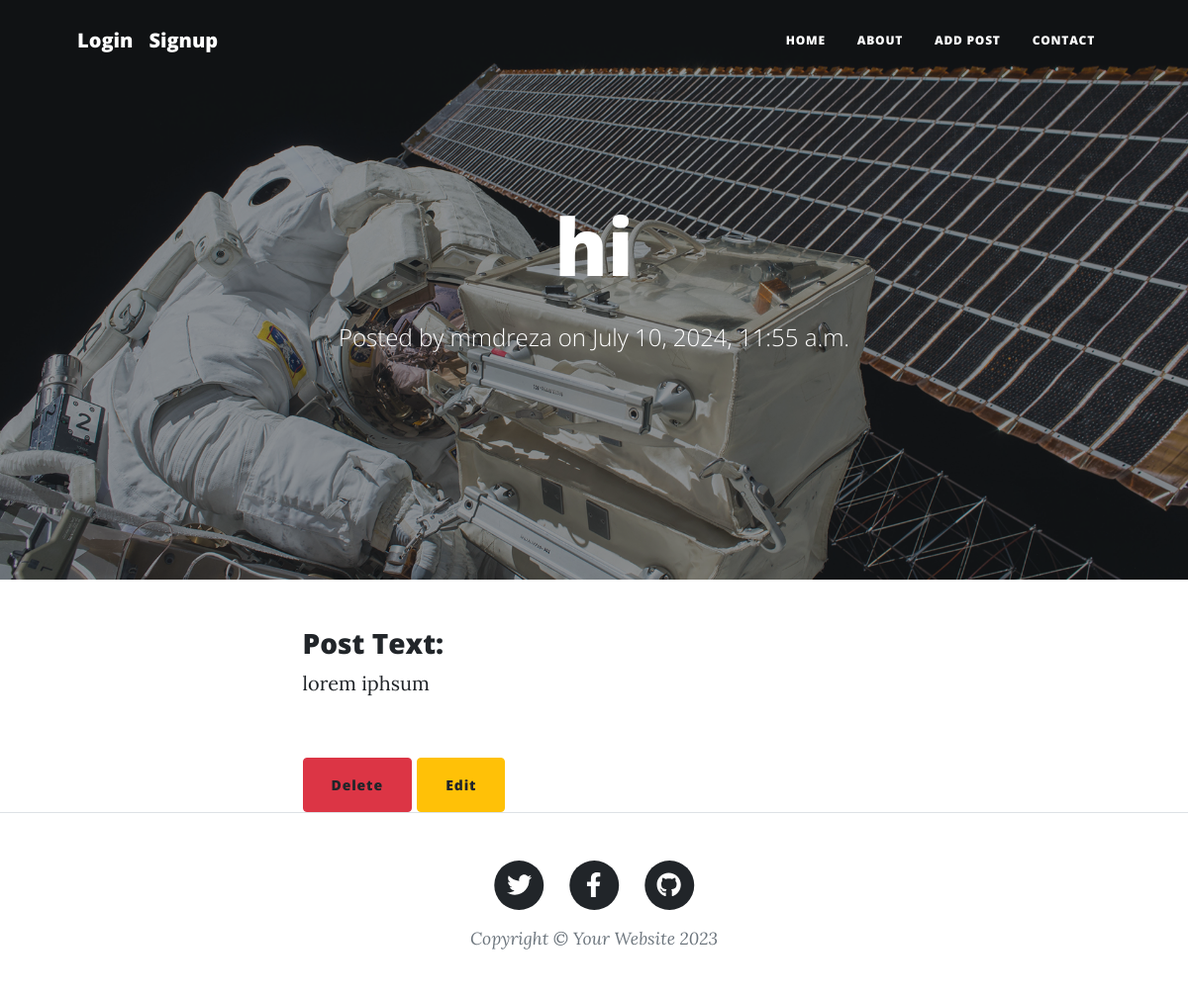
/post_detail/3, run on an earlier commit of the app's database.
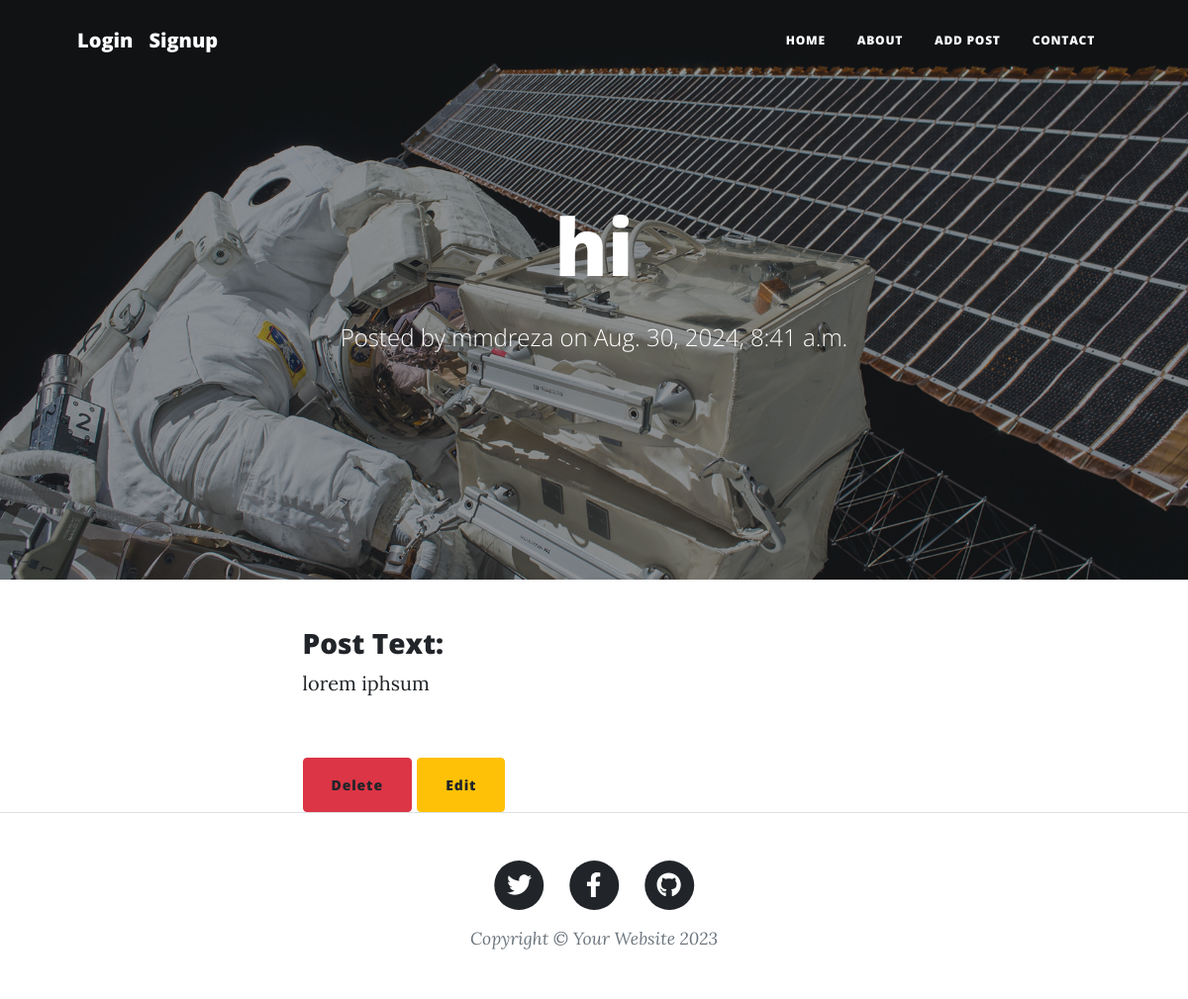
And on a later commit of the database.
### blog/models.py (models this page shows, shortened)
class BlogPost(models.Model):
    status_choices = (
        ('pub','Published'),
        ('drft', 'Draft')
    )
    title = models.CharField(max_length = 100)
    text = models.TextField()
    datetime_created = models.DateTimeField(auto_now_add = True)
    datetime_modified = models.DateTimeField(auto_now = True)
    status = models.CharField(choices= status_choices, max_length = 10)
    author = models.ForeignKey('accounts.CustomUser', on_delete = models.CASCADE)

### accounts/models.py (models this page shows)
class CustomUser(AbstractUser):
    age = models.PositiveIntegerField(null=True ,blank=True)

### blog/views.py (the view)
# urls.py: path('post_detail/<int:pk>', views.BlogPostDetailView.as_view(), name='post_detail'),
class BlogPostDetailView(generic.DetailView):
    template_name = 'blog/post-detail.html'
    context_object_name = 'post'
    model = BlogPost

### blog/templates/blog/post-detail.html (shortened to what this page needs)
{% extends "_base.html" %}
{% load static %}
{% block page_onscreen_title %}
{{post.title}}
{% endblock page_onscreen_title %}
{% block page_onscreen_title_detail %}
                    <p class="post-meta">
                        Posted by
                    {{post.author}} on
                                {{post.datetime_modified}}
                    </p>
{% endblock page_onscreen_title_detail %}
{% block content %}
<div class="container px-4 px-lg-5">
    <div class="row gx-4 gx-lg-5 justify-content-center">
        <div class="col-md-10 col-lg-8 col-xl-7">
            <div class="post-preview">
            <h3>Post Text: </h3>
                {{post.text}}<br><br><br>
                <a class= "btn btn-danger" href="{% url 'delete' post.id %}" role = 'button'>Delete</a>
                 <a class= "btn btn-warning" href="{% url 'update_post' post.id %}" role = 'button'>Edit</a>
            </div>
        </div>
    </div>
</div>
{% endblock content %}
{% block page_img %}
    {% static 'assets/img/post-bg.jpg' %}
{% endblock page_img %}

### templates/_base.html (shortened to what this page needs)
<!doctype html>
<html lang="en">
  <head>
    {% load static %}
    <link rel="stylesheet" href="https://cdn.jsdelivr.net/npm/bootstrap@4.3.1/dist/css/bootstrap.min.css">
        <link rel="stylesheet" href="{% static 'css/styles.css' %}">
  </head>
  <body>
        <nav class="navbar navbar-expand-lg navbar-light" id="mainNav">
            <div class="container px-4 px-lg-5">
                {% if user.is_authenticated %}
                    <p class='navbar-brand'> Welcome {{user.username}}!</p>
                    <form action="{% url 'logout' %}" method='post'>
                        {% csrf_token %}
                        <button type='submit' class="btn btn-danger" href="index.html">LogOut</button>
                    </form>
                    <a class= 'btn btn-success' href="{% url 'profile'%}"> Profile </a>
                {% else %}
                <a class="navbar-brand" href="{% url 'login' %}">Login</a>
                <a class="navbar-brand" href="{% url 'signup' %}">Signup</a>
                {% endif %}
                <div class="collapse navbar-collapse" id="navbarResponsive">
                    <ul class="navbar-nav ms-auto py-4 py-lg-0">
                        <li class="nav-item"><a class="nav-link px-lg-3 py-3 py-lg-4" href="{% url 'home' %}">Home</a></li>
                        <li class="nav-item"><a class="nav-link px-lg-3 py-3 py-lg-4" href="{% url 'about' %}">About</a></li>
                        <li class="nav-item"><a class="nav-link px-lg-3 py-3 py-lg-4" href="{% url 'addpost' %}">Add Post</a></li>
                        <li class="nav-item"><a class="nav-link px-lg-3 py-3 py-lg-4" href="{% url 'contact' %}">Contact</a></li>
                    </ul>
                </div>
            </div>
        </nav>
        <header class="masthead" style="background-image: url({% block page_img %}{% endblock page_img %})">
            <div class="container position-relative px-4 px-lg-5">
                <div class="row gx-4 gx-lg-5 justify-content-center">
                    <div class="col-md-10 col-lg-8 col-xl-7">
                        <div class="page-heading">
                            <h1>{% block page_onscreen_title %}
                            {% endblock page_onscreen_title %}</h1>
                            <span class="subheading">{% block page_onscreen_title_detail %}
                            {% endblock page_onscreen_title_detail %}</span>
                        </div>
                    </div>
                </div>
            </div>
        </header>
        {% block content %}
        {% endblock content %}
        <footer class="border-top">
            <div class="container px-4 px-lg-5">
                <div class="row gx-4 gx-lg-5 justify-content-center">
                    <div class="col-md-10 col-lg-8 col-xl-7">
                        <ul class="list-inline text-center">
                            <li class="list-inline-item">
                                <a href="#!">
                                    <span class="fa-stack fa-lg">
                                        <i class="fas fa-circle fa-stack-2x"></i>
                                        <i class="fab fa-twitter fa-stack-1x fa-inverse"></i>
                                    </span>
                                </a>
                            </li>
                            <li class="list-inline-item">
                                <a href="#!">
                                    <span class="fa-stack fa-lg">
                                        <i class="fas fa-circle fa-stack-2x"></i>
                                        <i class="fab fa-facebook-f fa-stack-1x fa-inverse"></i>
                                    </span>
                                </a>
                            </li>
                            <li class="list-inline-item">
                                <a href="#!">
                                    <span class="fa-stack fa-lg">
                                        <i class="fas fa-circle fa-stack-2x"></i>
                                        <i class="fab fa-github fa-stack-1x fa-inverse"></i>
                                    </span>
                                </a>
                            </li>
                        </ul>
                        <div class="small text-center text-muted fst-italic">Copyright &copy; Your Website 2023</div>
                    </div>
                </div>
            </div>
        </footer>
  </body>
</html>

What changed in the data, as far as the page shows it:
changed BlogPost "hi": datetime_modified "July 10, 2024, 11:55 a.m." → "Aug. 30, 2024, 8:41 a.m."
